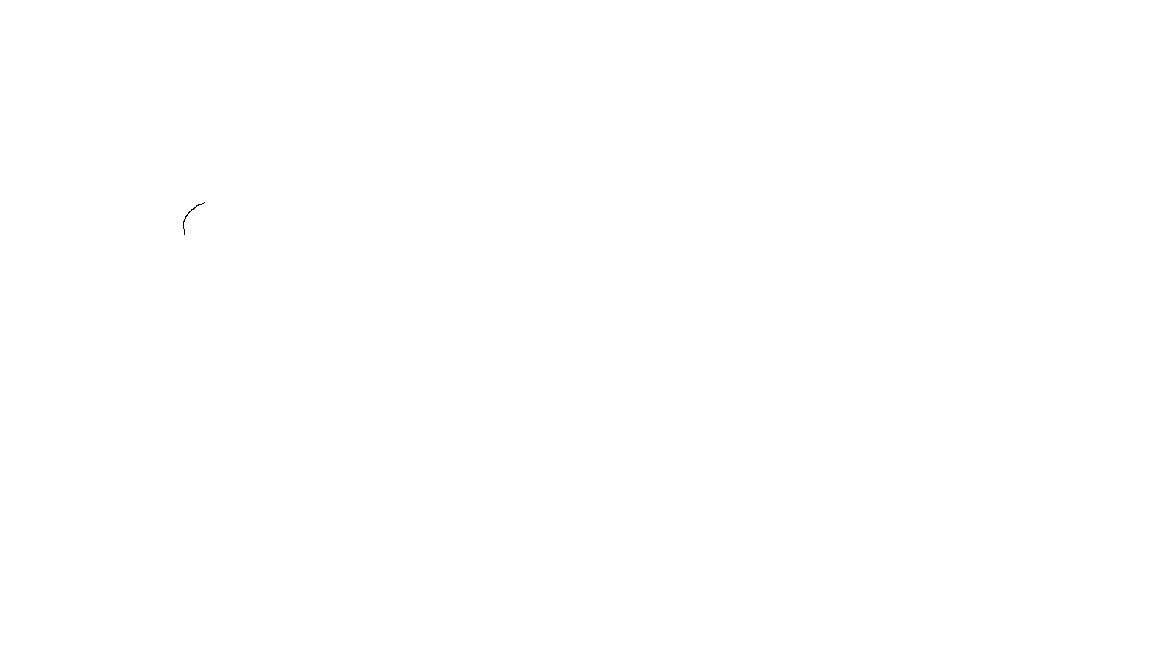
#> input picture 4_fit_arc/image5.jpg, 1152 x 648 px
$ python 4_fit_arc.py
#> lines starting #> are read from the running program, lines starting #| are printed output that depends on the picture; long printed decimals are rounded
import numpy as np
from PIL import Image
from matplotlib import pyplot as plt
from scipy.optimize import least_squares
import math

def load_image(image_path):
    """
    加载图片并转换为灰度图像
    """
#> called with image_path = 'image5.jpg'
    image = Image.open(image_path).convert('L')
    return np.array(image)

def find_arc_points(image):
    """
    找出可能属于圆弧的像素点（假设黑色表示圆弧）
    """
    points = []
    for y in range(image.shape[0]):
        for x in range(image.shape[1]):
            if image[y, x] == 0:  # 假设黑色为圆弧
                points.append([x, y])
    return np.array(points)

def arc_function(params, x, y):
    """
    圆弧的方程
    这个差值反映了点(x, y)相对于圆弧的位置偏差。如果这个差值为0，说明点(x, y)正好在圆弧上；
    如果差值大于0，说明点在圆弧外部；如果差值小于0，说明点在圆弧内部
    """
    center_x, center_y, radius = params
    return (x - center_x) ** 2 + (y - center_y) ** 2 - radius ** 2

def residual(params, points):
    """
    计算残差
    """
    return [arc_function(params, p[0], p[1]) for p in points]

def fit_arc(points):
    """
    拟合圆弧
    """
    # 这是对圆弧参数的初始猜测。
    # 通常，取点集的平均 x 坐标和平均 y 坐标作为圆心的初始估计位置，100为半径的初始估计值
    initial_guess = [points[:, 0].mean(), points[:, 1].mean(), 100]
    # residual 是一个自定义的函数，用于计算每个点到估计圆弧的偏差（残差）。
    # initial_guess 是优化的起始参数值。
    # args=(points,) 作为额外的固定参数传递给 residual 函数
    # least_squares 函数会不断调整 params 的值，使得通过 residual 函数计算得到的残差最小化。
    # 从而找到最优的圆弧参数，并将结果存储在 result.x 中返回。
    result = least_squares(residual, initial_guess, args=(points,))
    return result.x


image_path = 'image5.jpg'
image = load_image(image_path)
points = find_arc_points(image)
#> points = 24 rows, first 8: [199, 204], [197, 205], [198, 205], [196, 206], [194, 207], [193, 208], [191, 209], [192, 209]
arc_params = fit_arc(points)
#> in fit_arc, `initial_guess = [points[:, 0].mean(), points[:, 1].mean(), 100]`: initial_guess = [188.1, 216.8, 100]
#> in fit_arc, `result = least_squares(residual, initial_guess, args=(points,))`: result = 12 items
#> arc_params = [205.6, 226.1, 22.45]

center_x, center_y, radius = arc_params
#> center_x = 205.6; center_y = 226.1; radius = 22.45
print(f"圆弧中心坐标: ({center_x}, {center_y})，半径: {radius}")
#| 圆弧中心坐标: (205.562, 226.138)，半径: 22.449

# 提取 x 和 y 坐标
x_coords = points[:, 0]
#> x_coords = 24 values, max 199 at index 0, min 183 at index 15, mean 188.1
y_coords = points[:, 1]
#> y_coords = 24 values from 204 to 234

# 绘制原始图像
plt.imshow(image, cmap='gray')

# 绘制圆弧
plt.plot(x_coords, y_coords, color='red')

# 显示并保存图像
plt.savefig('out5.jpg')
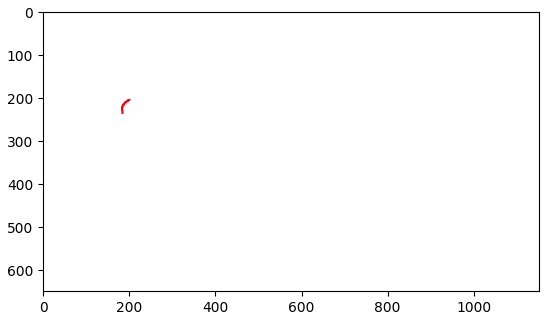
#> figure drawn by matplotlib, 1 panel
plt.show()
